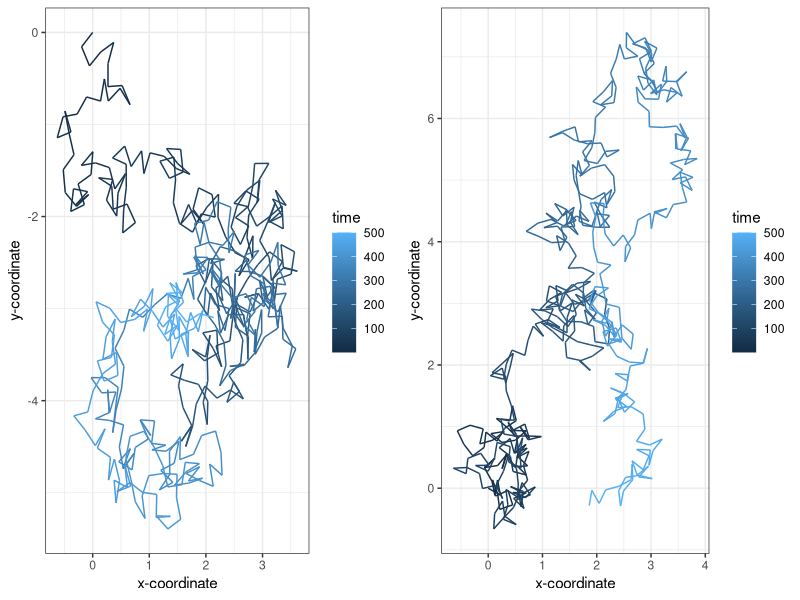
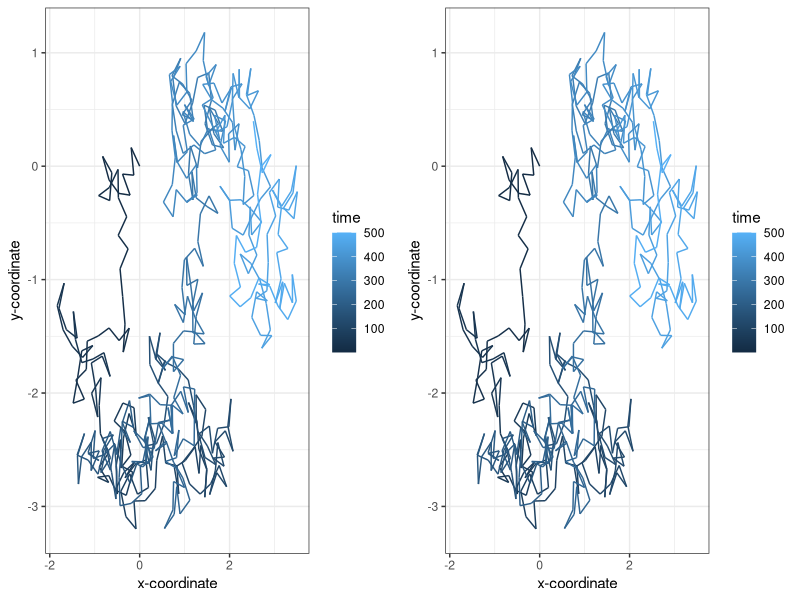

Write R code to recreate these figures, in order.
## ---- chunk 1
#| echo: false


#install.packages("ggplot2")
#install.packages("gridExtra")

library(ggplot2)
library(gridExtra)

random_walk  <- function (n_steps) {
  
  df <- data.frame(x = rep(NA, n_steps), y = rep(NA, n_steps), time = 1:n_steps)
  
  df[1,] <- c(0,0,1)
  
  for (i in 2:n_steps) {
    
    h <- 0.25
    
    angle <- runif(1, min = 0, max = 2*pi)
    
    df[i,1] <- df[i-1,1] + cos(angle)*h
    
    df[i,2] <- df[i-1,2] + sin(angle)*h
    
    df[i,3] <- i
    
  }
  
  return(df)
  
}

data1 <- random_walk(500)

plot1 <- ggplot(aes(x = x, y = y), data = data1) +
  
  geom_path(aes(colour = time)) +
  
  theme_bw() +
  
  xlab("x-coordinate") +
  
  ylab("y-coordinate")

data2 <- random_walk(500)

plot2 <- ggplot(aes(x = x, y = y), data = data2) +
  
  geom_path(aes(colour = time)) +
  
  theme_bw() +
  
  xlab("x-coordinate") +
  
  ylab("y-coordinate")

grid.arrange(plot1, plot2, ncol=2)

## ---- chunk 2
#| echo: false
#install.packages("ggplot2")
#install.packages("gridExtra")

library(ggplot2)
library(gridExtra)

random_walk  <- function (n_steps, seed = 880088) {
  
  #note that it is important to set the seed inside the function instead of outside, as we want the output to be the same for every function call
  set.seed(seed)
  
  df <- data.frame(x = rep(NA, n_steps), y = rep(NA, n_steps), time = 1:n_steps)
  
  df[1,] <- c(0,0,1)
  
  for (i in 2:n_steps) {
    
    h <- 0.25
    
    angle <- runif(1, min = 0, max = 2*pi)
    
    df[i,1] <- df[i-1,1] + cos(angle)*h
    
    df[i,2] <- df[i-1,2] + sin(angle)*h
    
    df[i,3] <- i
    
  }
  
  return(df)
  
}

data1 <- random_walk(500)

plot1 <- ggplot(aes(x = x, y = y), data = data1) +
  
  geom_path(aes(colour = time)) +
  
  theme_bw() +
  
  xlab("x-coordinate") +
  
  ylab("y-coordinate")

data2 <- random_walk(500)

plot2 <- ggplot(aes(x = x, y = y), data = data2) +
  
  geom_path(aes(colour = time)) +
  
  theme_bw() +
  
  xlab("x-coordinate") +
  
  ylab("y-coordinate")

grid.arrange(plot1, plot2, ncol=2)
